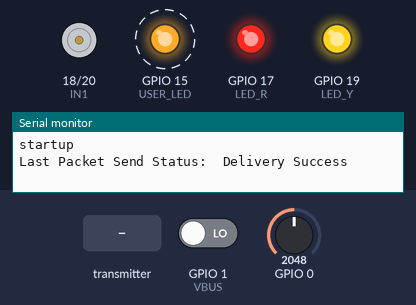
Simulated run of this sketch. Board: ESP32. Shown: motor-driver pin pairs drawn as motors (green arrow = first pin HIGH = forward, orange = second pin HIGH = backward, longer = more drive), output pins drawn as LEDs (lit = HIGH), the last lines printed to the serial monitor. Dashed ring = blinking. Inputs (shaded band) come from the test bench; at power-on: GPIO 1 (VBUS) LOW, GPIO 0 = 2048. Random numbers use the default seed unless the sketch sets one.

Above: at 0.87 s.
1.3 s: GPIO 1 (VBUS) driven HIGH
4.3 s: the transmitter starts sending rxPower.1 = -100
At 5.23 s:
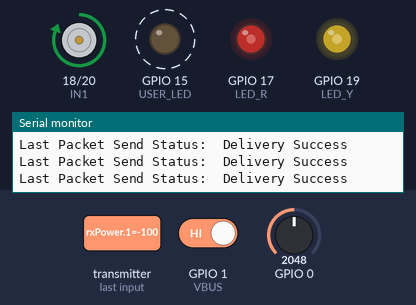
7.3 s: the transmitter starts sending rxPower.1 = 0
At 8.25 s:
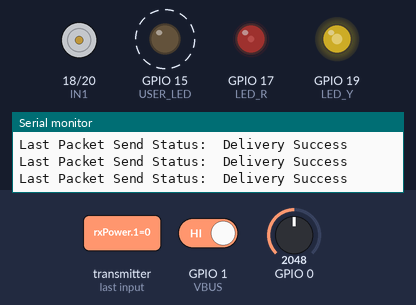
10.3 s: the transmitter starts sending rxPower.1 = 100
At 13.01 s:
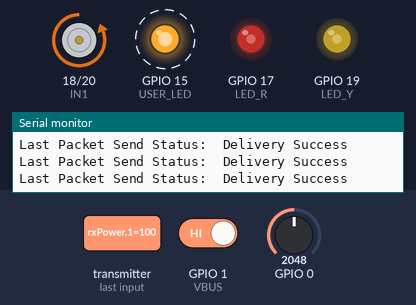
13.3 s: GPIO 1 (VBUS) driven LOW
16.3 s: the transmitter starts sending rxPower.1 = -100
At 16.44 s:
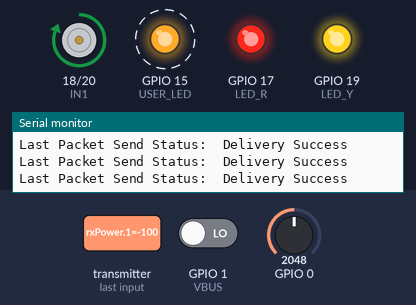
Timing chart, 0 to 20.3 s (numbered marks = the images above; inputs shaded):
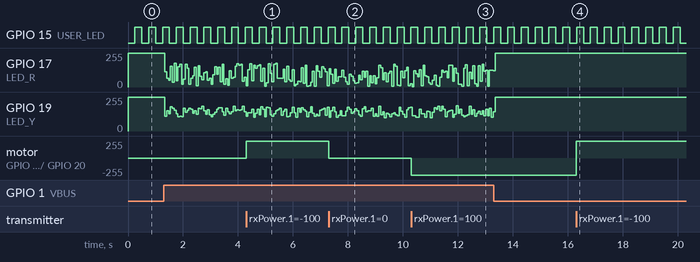

Measured:
- after the input at 4.3 s, motor on GPIO 18 (IN1) / GPIO 20 (IN2): stopped → forward 255/255 at once
- after the input at 7.3 s, motor on GPIO 18 (IN1) / GPIO 20 (IN2): forward 255/255 → stopped at once
- after the input at 10.3 s, motor on GPIO 18 (IN1) / GPIO 20 (IN2): stopped → backward 255/255 at once
- after the input at 16.3 s, motor on GPIO 18 (IN1) / GPIO 20 (IN2): backward 255/255 → forward 255/255 at once
- by itself, GPIO 15 (USER_LED): alternates HIGH for 0.25 s and LOW for 0.25 s

The sketch:

esp-now_decoder_v1.ino
```cpp
//
// Simple POC for control of locomotive usung the ESP-NOW protocol
// based on target example by VolosR
// github.com/VolosR/Knob18Meters/tree/main/KnobRGBControl
//

// v1 - initial version

#include <Arduino.h>
#include <WiFi.h>
#include <esp_now.h>

// hardware defines
// LEDs
#define USER_LED          15   // GPIO pin for heartbeat LED
#define LED_TIMEOUT       250  //Heartbeat LED cycle time in ms
#define FLICKER_TIMEOUT   66  //Firebox LED cycle time in ms
// H-bridge control outputs
#define IN1        18
#define IN2        20
// Firebox LED outputs
#define LED_R      17
#define LED_Y      19
// VBUS input (digital)
#define VBUS        1
// VBAT input (analogue)
#define VBAT        0
// expansion connector GPIO
#define EXT_GPIO   16

#include <loco_profiles.h> // build configs and specific loco profiles for motor control etc

#define DEBUG        0 // 0 = no debug

int8_t rxPower[4] = {0,0,0,0};   // (power for the selected loco in the UI), loco1, loco2, loco3
int8_t txStatus[4] = {0,0,0,0};   // LOCO_ID, spare, spare, vbat as % plus charging state

// motor
int power = 0;
int motor_power = 0;
int old_speed = 0;
float nudge = 0.0;

//LEDs
int lastFlickerTime = 0;
int lastLedTime = 0;
int ledState = 0;

int vbat = 0;

// handheld control MAC address
extern uint8_t targetAdress[] = {0xD0, 0xCF, 0x13, 0x1E, 0x12, 0x50}; // control unit address

esp_now_peer_info_t peerInfo;

// callback when data is sent
void OnDataSent(const uint8_t *mac_addr, esp_now_send_status_t status) {
  Serial.print("\r\nLast Packet Send Status:\t");
  Serial.println(status == ESP_NOW_SEND_SUCCESS ? "Delivery Success" : "Delivery Fail");
}


// callback for ESP-NOW packet Rx
void OnDataRecv(const uint8_t * mac, const uint8_t *incomingData, int len) {
  memcpy(&rxPower, incomingData, sizeof(rxPower)); // copy the 4 bytes we use
}

void setup() {
  Serial.begin(115200);
  Serial.println("startup");

   WiFi.mode(WIFI_STA);

  // Init ESP-NOW
  if (esp_now_init() != ESP_OK) {
    Serial.println("Error initializing ESP-NOW");
    return;
  }
  esp_now_register_recv_cb(esp_now_recv_cb_t(OnDataRecv));

  esp_now_register_send_cb(esp_now_send_cb_t(OnDataSent)); // cast to fix ESP_NOW API change
  memcpy(peerInfo.peer_addr, targetAdress, 6);
  peerInfo.channel = 0;
  peerInfo.encrypt = false;

  // Add peer
  if (esp_now_add_peer(&peerInfo) != ESP_OK){
    Serial.println("Failed to add peer");
    return;
  }

 // Set motor connections as outputs
  pinMode(IN1, OUTPUT);
  pinMode(IN2, OUTPUT);

// set up PWM
  ledcAttach(IN1, PWM_FREQ, PWM_BITS);
  ledcAttach(IN2, PWM_FREQ, PWM_BITS);

// Stop motor (Hi-Z)
  digitalWrite(IN1, LOW);
  digitalWrite(IN2, LOW);

// set up on board 'heartbeat' LED
  pinMode(USER_LED, OUTPUT);
  ledcAttach(USER_LED, PWM_FREQ, PWM_BITS);

#ifdef FIREBOX_LEDS
// set up firebox LEDs
  pinMode(LED_Y,    OUTPUT);
  pinMode(LED_R,    OUTPUT);
  ledcAttach(LED_Y,    PWM_FREQ, PWM_BITS);
  ledcAttach(LED_R,    PWM_FREQ, PWM_BITS);

// firebox LEDs are initially off (1 = off)
  ledcWrite(LED_Y, 255);
  ledcWrite(LED_R, 255);
#endif

// 'charge' detection is by sensing VBUS
  pinMode(VBUS, INPUT);

}

void loop() {

// it's alive! LED
  if ((millis() - lastLedTime) > LED_TIMEOUT) {

    lastLedTime = millis();

    if (ledState == 0) {

      ledcWrite(USER_LED, 255);
      ledState++;

    } else {

      ledcWrite(USER_LED, 0);
      ledState--;

  // read battery voltage (average over 16 readings)
      vbat = 0;
      for (int i=0; i<16; i++) {
        vbat += (analogReadMilliVolts(VBAT) * 2); // VBAT input is via a 2:1 resistive divider
      }
      vbat /= 16;

// build status packet
      txStatus[3] = map(vbat, 3000, 4200, 0, 100); //3.00V->4.2V maps to 0->100%
      if (digitalRead(VBUS)) {
        txStatus[3] |= 0x80; // set msb if charging
      }
      txStatus[0] = LOCO_ID;

// send the status packet
esp_err_t result = esp_now_send(targetAdress, (uint8_t *) &txStatus, sizeof(txStatus));

    }
  }

#ifdef FIREBOX_LEDS
  if ((millis() - lastFlickerTime) > FLICKER_TIMEOUT) {

    lastFlickerTime = millis();

// FIXME - this needs to be tied to actual charging rather than bus power present
    if (digitalRead(VBUS)) {             // only illuminate firebox if charging
      ledcWrite(LED_R, 255-(random(180)+75));
      ledcWrite(LED_Y, 255-(random(90)+65));
    } else {                            //LEDs off
      ledcWrite(LED_Y, 255);
      ledcWrite(LED_R, 255);
    }
  }
# endif

// calculate motor power and set PWM channel according to direction
  power = (int)abs(rxPower[LOCO_ID]); // note cast from CHAR to INT

  if (abs(rxPower[LOCO_ID]) == rxPower[LOCO_ID]) { // -ve values are reverse

    motor_power = map(power, 0, 100, FWD_DEAD_BAND, MAX_POWER);

    if ((old_speed == 0) && power != 0) {  // 'nudge' motor on start
      nudge = INITIAL_NUDGE;
    }
    motor_power += int(nudge);
    motor_power = (motor_power < 0) ? 0 : motor_power; //clamp motor_power
    motor_power = (motor_power > MAX_POWER) ? MAX_POWER : motor_power;

    nudge -= NUDGE_DECAY;
    nudge = (nudge < 0.0) ? 0.0 : nudge;

    motor_power = (motor_power <= FWD_DEAD_BAND) ? 0 : motor_power; // force a stop at DEAD_BAND value

    ledcWrite(IN1, 0);
    ledcWrite(IN2, motor_power);

  } else {

    motor_power = map(power, 0, 100, REV_DEAD_BAND, MAX_POWER);

    if ((old_speed == 0) && power != 0) {  // 'nudge' motor on start
      nudge = INITIAL_NUDGE;
    }
        motor_power += int(nudge);
    motor_power = (motor_power < 0) ? 0 : motor_power; //clamp motor_power
    motor_power = (motor_power > MAX_POWER) ? MAX_POWER : motor_power;

    nudge -= NUDGE_DECAY;
    nudge = (nudge < 0.0) ? 0.0 : nudge;

    motor_power = (motor_power <= REV_DEAD_BAND) ? 0 : motor_power; // force a stop at DEAD_BAND value

    ledcWrite(IN2, 0);
    ledcWrite(IN1, motor_power);

  }

  old_speed = power;

  if (DEBUG) {
  Serial.print("power = ");
  Serial.print(power, DEC);
  Serial.print("   motor_power = ");
  Serial.print(motor_power, DEC);
  Serial.print("   nudge = ");
  Serial.print(nudge, DEC);
  Serial.print("   old_speed = ");
  Serial.println(old_speed, DEC);
  }

//delay(1);

}
```

loco_profiles.h
```cpp
//
// Definitions for loco profiles
//

// build configs
//#define DAPOL_B4        // build for Dapol B4
#define DAPOL_58XX    // build for Dapol 58XX
//#define DAPOL_09      // build for Dapol 09

#ifdef DAPOL_58XX
#define LOCO_ID      1    // 1 = 14/58xx, 2 = 08/09, 3 = B4
#define FIREBOX_LEDS 1    // red and yellow LEDs in firebox
// motor defines
#define FWD_DEAD_BAND 130 // minimum power to move motor forward (used in power mapping)
#define REV_DEAD_BAND 140 // minimum power to move motor backwards (used in power mapping)
#define MAX_POWER 255     // desired max power (used in power mapping)
#define INITIAL_NUDGE 120.0 // first cycle 'nudge' after stop
#define NUDGE_DECAY   2.0   // 'nudge' decay rate per cycle
// PWM init
#define PWM_BITS  8
#define PWM_FREQ  10000
#endif

#ifdef DAPOL_09
#define LOCO_ID      2    // 1 = 14xx, 2 = 08/09, 3 = B4
#define FIREBOX_LEDS 0    // red and yellow LEDs in firebox
// motor defines
#define FWD_DEAD_BAND 140 // minimum power to move motor forward (used in power mapping)
#define REV_DEAD_BAND 130 // minimum power to move motor backwards (used in power mapping)
#define MAX_POWER 255     // desired max power (used in power mapping)
#define INITIAL_NUDGE 120.0 // first cycle 'nudge' after stop
#define NUDGE_DECAY   2.0   // 'nudge' decay rate per cycle
// PWM init
#define PWM_BITS  8
#define PWM_FREQ  10000
#endif

#ifdef DAPOL_B4
#define LOCO_ID      3    // 1 = 14xx, 2 = 08/09, 3 = B4
#define FIREBOX_LEDS 1    // red and yellow LEDs in firebox
// motor defines
#define FWD_DEAD_BAND 120// minimum power to move motor forward (used in power mapping)
#define REV_DEAD_BAND 135 // minimum power to move motor backwards (used in power mapping)
#define MAX_POWER 255     // desired max power (used in power mapping)
#define INITIAL_NUDGE 120.0 // first cycle 'nudge' after stop
#define NUDGE_DECAY   2.0   // 'nudge' decay rate per cycle
// PWM init
#define PWM_BITS  8
#define PWM_FREQ  10000
#endif
```
